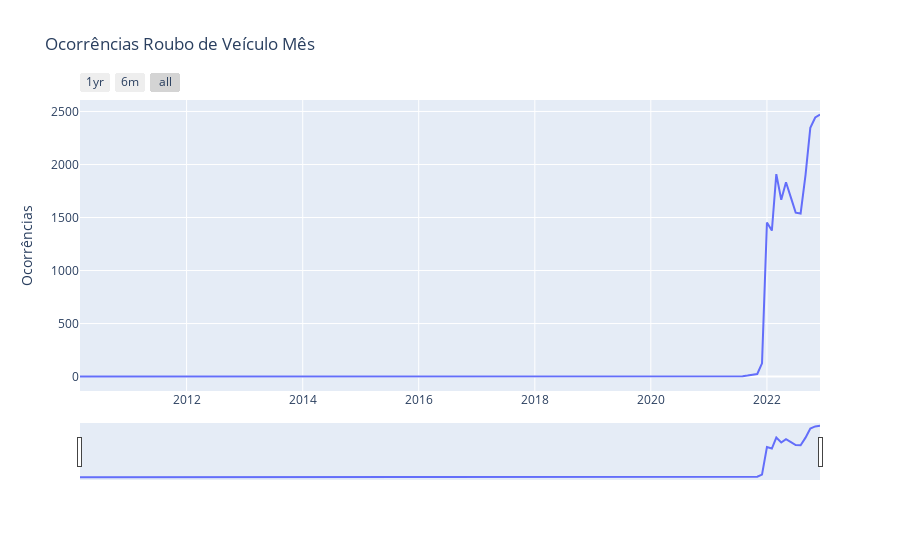

Source (notebook cell):
### Code cell
ocorrencias = all_data.groupby('MES_ANO').count()['ANO_BO'].reset_index()
ocorrencias.rename(columns={'MES_ANO': 'Data', 'ANO_BO':'Ocorrências Roubo Veículo'}, inplace=True)

trace = [go.Scatter(x = ocorrencias.Data, y = ocorrencias['Ocorrências Roubo Veículo'])]

layout = dict(
    title='Ocorrências Roubo de Veículo Mês',
    yaxis=dict(
    title='Ocorrências'
    ),
    xaxis=dict(
        rangeselector=dict(
            buttons=list([
                dict(count=12,
                     label='1yr',
                     step='month',
                     stepmode='backward'),
                dict(count=6,
                     label='6m',
                     step='month',
                     stepmode='backward'),
                dict(step='all')
            ])
        ),
        rangeslider=dict(
            visible = True
        ),
        type='date'
    )
)

fig = dict(data=trace, layout=layout)
py.iplot(fig)

### Figure 1 — Plotly figure (JSON) as saved in the notebook; plotly's stock layout.template omitted (floating-point values rounded to 4 significant figures)
{"data": [{"x": ["2010-03", "2010-09", "2010-11", "2011-02", "2011-03", "2011-11", "2012-11", "2014-07", "2016-04", "2016-08", "2016-11", "2018-04", "2018-12", "2019-01", "2019-04", "2019-11", "2020-01", "2020-02", "2020-03", "2020-04", "2020-05", "2020-07", "2020-08", "2020-11", "2021-01", "2021-02", "2021-03", "2021-04", "2021-05", "2021-06", "2021-07", "2021-08", "2021-09", "2021-10", "2021-11", "2021-12", "2022-01", "2022-02", "2022-03", "2022-04", "2022-05", "2022-06", "2022-07", "2022-08", "2022-09", "2022-10", "2022-11", "2022-12"], "y": [1, 1, 1, 1, 1, 1, 2, 1, 1, 1, 1, 1, 1, 3, 1, 1, 1, 3, 1, 3, 1, 1, 3, 1, 5, 5, 4, 4, 1, 3, 1, 3, 9, 13, 24, 125, 1453, 1377, 1909, 1668, 1833, 1688, 1546, 1538, 1903, 2346, 2443, 2471], "type": "scatter"}], "layout": {"title": {"text": "Ocorrências Roubo de Veículo Mês"}, "xaxis": {"rangeselector": {"buttons": [{"count": 12, "label": "1yr", "step": "month", "stepmode": "backward"}, {"count": 6, "label": "6m", "step": "month", "stepmode": "backward"}, {"step": "all"}]}, "rangeslider": {"visible": true}, "type": "date"}, "yaxis": {"title": {"text": "Ocorrências"}}}}
